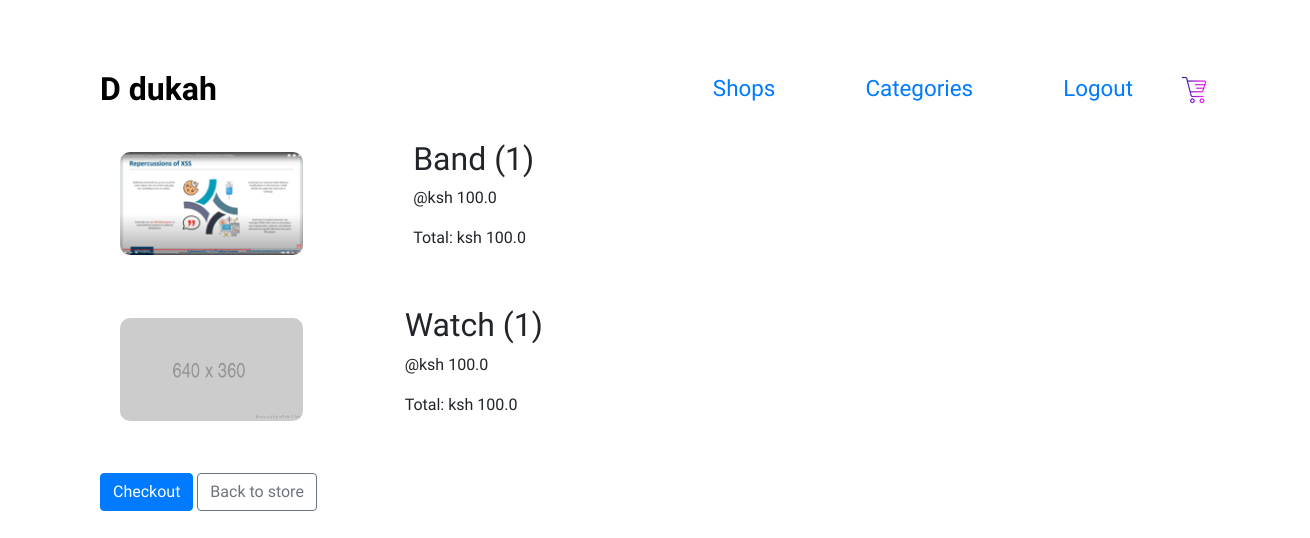
The page /cart/ (signed in) on the database as committed earlier.
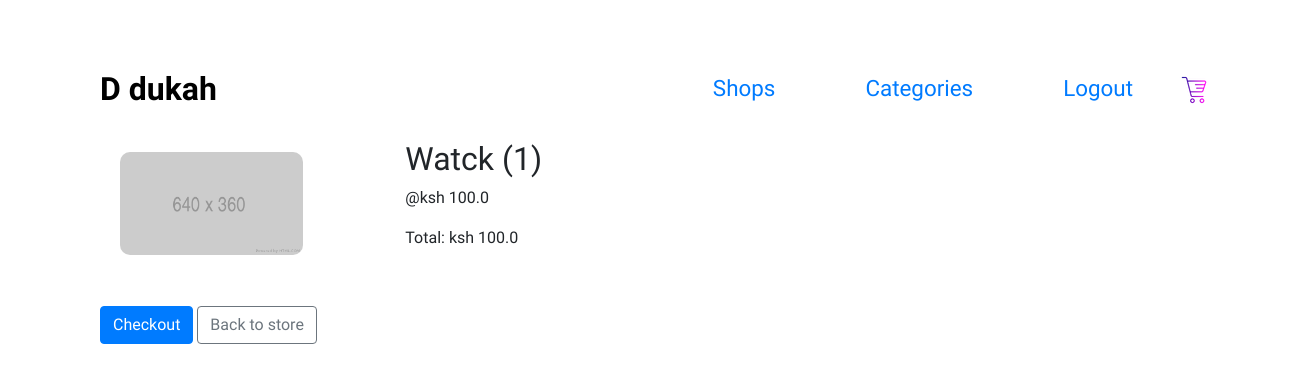
The same page on the database as committed later.
### shop/models.py (models this page shows, shortened)
class CartItem(models.Model):
    product = models.ForeignKey(Product, on_delete=models.CASCADE)
    cart = models.ForeignKey(Cart, on_delete=models.CASCADE)
    quantity = models.IntegerField(default=0)
    date_added = models.DateTimeField(auto_now_add=True)
    @property
    def get_item_total(self):
        return self.quantity * self.product.price

class Product(models.Model):
    name = models.CharField(max_length=200)
    shop = models.ForeignKey(Shop, on_delete=models.CASCADE)
    image = models.ImageField(null=True, blank=True)
    price = models.DecimalField(max_digits=5, decimal_places=1)
    description = models.CharField(max_length=500)
    @property
    def image_url(self):
        if self.image:
            return getattr(self.image, 'url', None)
        return None

### shop/views.py (the view)
# urls.py: path('cart/', cart, name='cart'),
def cart(request):
    cart_items = cart_data(request)
    context = {
        'cart_items': cart_items['items'],
        'cart': cart_items['cart']
    }
    return render(request, 'shop/cart.html', context)

### shop/utils.py (called while the page is built)
def cart_data(request):
    if request.user.is_authenticated:
        cart = Cart.objects.get(user=request.user, complete=False)
        items = cart.cartitem_set.all()
    else:
        cookieData = cookieCart(request)
        items = cookieData['items']
        cart = cookieData['cart']
    return {'cart': cart, 'items': items}

### templates/shop/cart.html (shortened to what this page needs)
{% extends 'base.html' %}
{% load static %}
{% block content %}
<div class='cart'>
    <div class="items">
        {% for item in cart_items %}
            <div class="cart-item">
                {% if item.product.image %}
                <img src="{{item.product.image_url}}" alt="placeholder">
                {% else %}
                    <img src="{% static 'images/placeholder.png' %}" alt="placeholder">
                {% endif %}
                <div class="item-desc">
                    <h2>{{item.product.name}} ({{item.quantity}})</h2>
                    <p>@ksh {{item.product.price}}</p>
                    <p>Total: ksh {{item.get_item_total}}</p>
                </div>
            </div>
        {% endfor %}
    </div>
    <div class='cart-btns'>
        <a href="{% url 'checkout' %}" class="btn btn-primary">Checkout</a>
        <a href="{% url 'home' %}" class="btn btn-outline-secondary"> Back to store</a>
    </div>
</div>
{% endblock %}

Rows that differ between the two databases and show on the page:
removed CartItem: product.image_url (picture), product.name "Band", quantity "1", product.price "100.0", get_item_total "100.0"
removed CartItem: product.name "Watch", quantity "1", product.price "100.0", get_item_total "100.0"
added CartItem: product.name "Watck", quantity "1", product.price "100.0", get_item_total "100.0"
